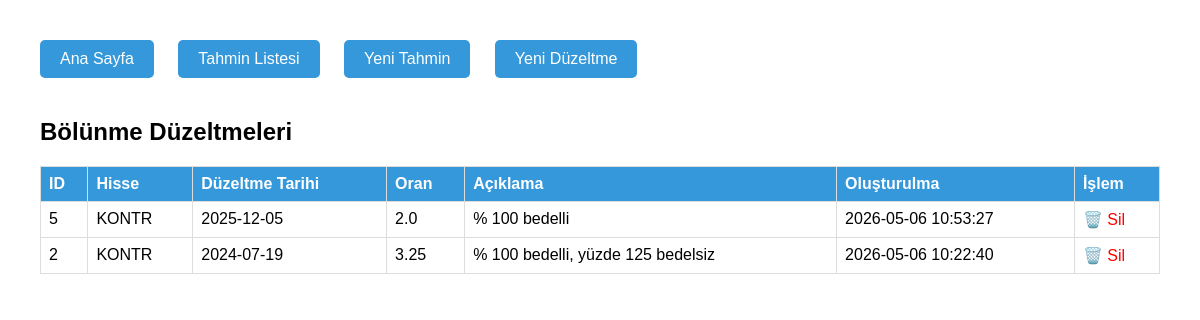
The page /adjustments on the database as committed earlier.
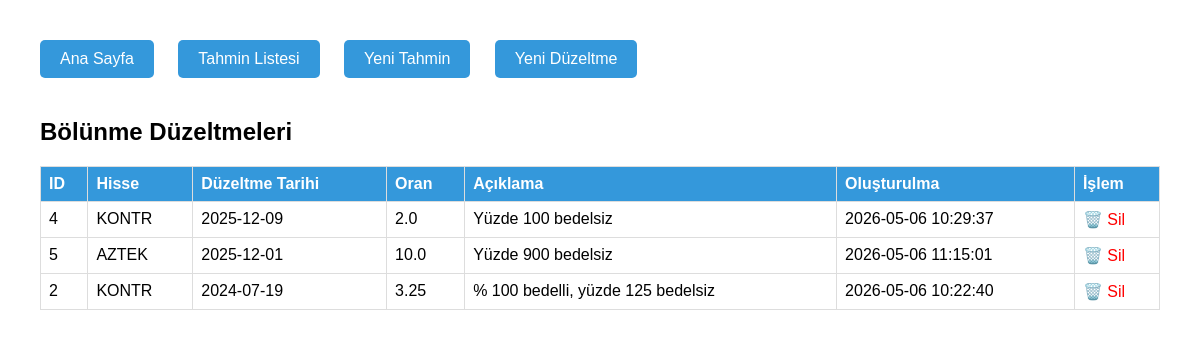
The same page on the database as committed later.
### tables this page shows
CREATE TABLE bolunme_duzeltmeleri (
            id INTEGER PRIMARY KEY AUTOINCREMENT,
            hisse_kodu TEXT NOT NULL,
            bolunme_tarihi TEXT NOT NULL,
            oran REAL NOT NULL,
            aciklama TEXT,
            created_at TIMESTAMP DEFAULT CURRENT_TIMESTAMP
        );

### admin.py (the view)
@app.route('/adjustments')
def adjustments():
    conn = get_db()
    c = conn.cursor()
    c.execute("SELECT id, hisse_kodu, bolunme_tarihi, oran, aciklama, created_at FROM bolunme_duzeltmeleri ORDER BY bolunme_tarihi DESC")
    rows = c.fetchall()
    conn.close()
    return render_template('adjustments.html', adjustments=rows, github_ok=bool(GITHUB_TOKEN))

### admin.py (called while the page is built)
def get_db():
    conn = sqlite3.connect(DB_PATH)
    return conn

### templates/adjustments.html (shortened to what this page needs)
<!DOCTYPE html>
<html>
<head>
</head>
<body>
    <div class="menu">
        <a href="/">Ana Sayfa</a>
        <a href="/list">Tahmin Listesi</a>
        <a href="/add">Yeni Tahmin</a>
        <a href="/add_adjustment">Yeni Düzeltme</a>
    </div>
    <h2>Bölünme Düzeltmeleri</h2>
    <table>
        <thead>
            <tr><th>ID</th><th>Hisse</th><th>Düzeltme Tarihi</th><th>Oran</th><th>Açıklama</th><th>Oluşturulma</th><th>İşlem</th></tr>
        </thead>
        <tbody>
            {% for adj in adjustments %}
            <tr>
                <td>{{ adj[0] }}</td>
                <td>{{ adj[1] }}</td>
                <td>{{ adj[2] }}</td>
                <td>{{ adj[3] }}</td>
                <td>{{ adj[4] }}</td>
                <td>{{ adj[5] }}</td>
                <td><a href="/delete_adjustment/{{ adj[0] }}" class="delete" onclick="return confirm('Bu düzeltmeyi silmek tüm etkilerini geri alır. Devam?')">🗑️ Sil</a></td>
            </tr>
            {% endfor %}
        </tbody>
    </table>
</body>
</html>

### templates/adjustments.html (style rules this page uses)
body { font-family: Arial; margin: 40px; }
table { border-collapse: collapse; width: 100%; }
th, td { border: 1px solid #ddd; padding: 8px; text-align: left; }
th { background: #3498db; color: white; }
.delete { color: red; text-decoration: none; }
.menu a { display: inline-block; margin-right: 20px; padding: 10px 20px; background: #3498db; color: white; text-decoration: none; border-radius: 5px; margin-bottom: 20px; }

Rows that differ between the two databases and show on the page:
added bolunme_duzeltmeleri: id "4", hisse_kodu "KONTR", bolunme_tarihi "2025-12-09", oran "2.0", aciklama "Yüzde 100 bedelsiz", created_at "2026-05-06 10:29:37"
changed bolunme_duzeltmeleri id 5: hisse_kodu "KONTR" → "AZTEK"; bolunme_tarihi "2025-12-05" → "2025-12-01"; oran "2.0" → "10.0"; aciklama "% 100 bedelli" → "Yüzde 900 bedelsiz"; created_at "2026-05-06 10:53:27" → "2026-05-06 11:15:01"
